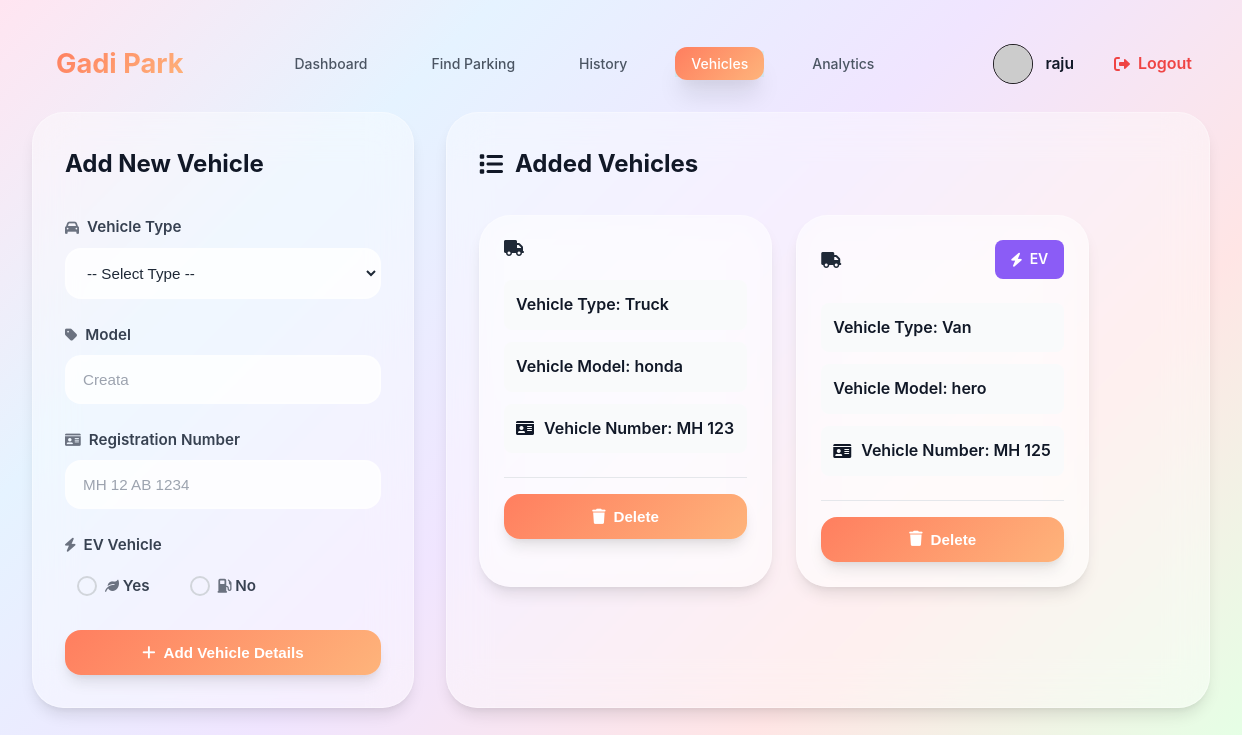
Before: /vehicle (signed in) with the older database file.
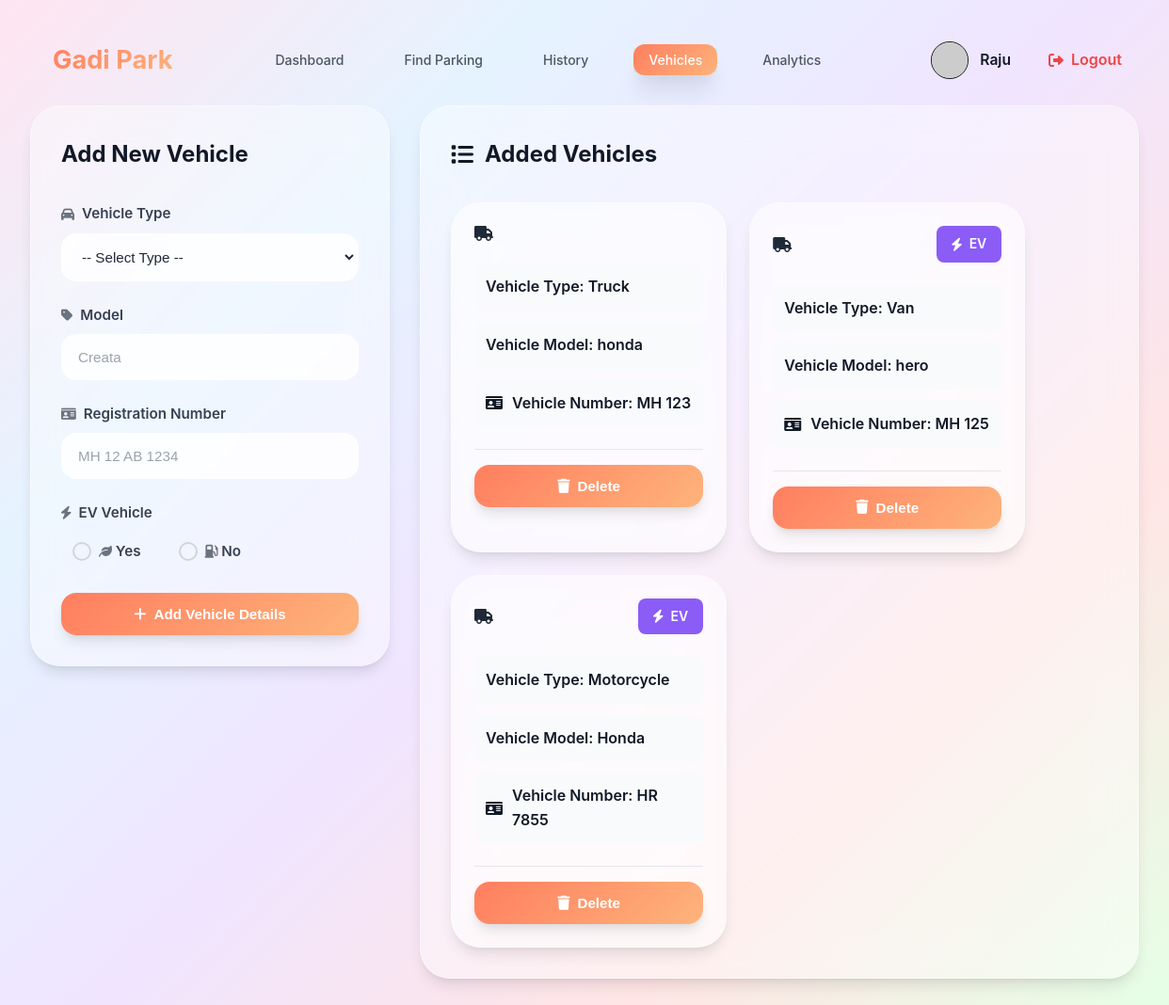
After: the same page with the newer database file.
### models/user.py (models this page shows, shortened)
class User(db.Model):
    __tablename__ = 'users'
    id=db.Column(db.Integer,primary_key=True)
    username=db.Column(db.String(80),unique=True,nullable=False)
    password_hash=db.Column(db.String(128),nullable=False)
    full_name=db.Column(db.String(80),nullable=True)
    is_admin=db.Column(db.Boolean,default=False)
    wallet_balance=db.Column(db.Float,default=0.00)
    total_parkings=db.Column(db.Integer,default=0)
    total_spendings=db.Column(db.Float,default=0)
    registration_date=db.Column(db.DateTime,default=db.func.current_timestamp())

### models/vehicle.py (models this page shows, shortened)
class Vehicle(db.Model):
    __tablename__ = 'vehicles'
    id = db.Column(db.Integer, primary_key=True)
    user_id = db.Column(db.Integer, db.ForeignKey('users.id'), nullable=False)
    type = db.Column(db.String(50), nullable=False)
    model = db.Column(db.String(50),nullable=False)
    registration_number = db.Column(db.String(20),nullable=False,unique=True)
    is_ev= db.Column(db.Boolean,default=False)

### routes/user.py (the view)
@user_bp.route('/vehicle',methods=['POST','GET'])
@login_required
@user_required
def vehicle():
    user=User.query.get(session.get('user_id'))
    if request.method =='POST':
        type=request.form.get('type')
        model=request.form.get('model').title()
        registration_number=request.form.get('registration_number')
        is_ev=request.form.get('is_ev') =='1'
        if not type or not model or not registration_number or is_ev is None:
            flash('All fields are required.', 'error')
            return redirect(url_for('user.vehicle'))
        reg_num=Vehicle.query.filter_by(registration_number=registration_number).first()
        if reg_num:
            flash('Vehicle with this registration number already exists.', 'error')
            return redirect(url_for('user.vehicle'))
        new_vehicle=Vehicle(user_id=user.id,type=type,model=model,registration_number=registration_number,is_ev=is_ev)
        db.session.add(new_vehicle)
        db.session.commit()
        flash('Vehicle added successfully.', 'success')
        return redirect(url_for('user.vehicle'))
    else:
        vehicles=Vehicle.query.filter_by(user_id=user.id).all()
        return render_template('vehicle.html',vehicles=vehicles,user=user)

### Templates/vehicle.html (shortened to what the changed rows need)
{% extends "base.html" %}
{% block style %}
<link rel="stylesheet" href="{{url_for('static',filename='css/base.css')}}">
<link rel="stylesheet" href="{{url_for('static',filename='css/vehicle.css')}}">
<link rel="stylesheet" href="{{url_for('static',filename='css/modal.css')}}">
<link rel="stylesheet" href="https://cdnjs.cloudflare.com/ajax/libs/font-awesome/6.0.0/css/all.min.css">
{% endblock %}
{% block content %}
<div class="vehicle-container">
   {% include "user_navbar.html"%}
    <div class="main">
        <div class="form-section bg">
            <div class="form-card">
                <h2>Add New Vehicle</h2>
            </div>
        </div>
        <div class="vehicles-section bg">
            <h2><i class="fas fa-list"></i> Added Vehicles</h2>
            <div class="vehicles-grid {% if not vehicles %}em"{%endif%}">
                {% if not vehicles %}
                <div class="empty">
                    <h3>No Vehicles Added</h3>
                    <p>Add your first vehicle to get started</p>
                </div>
                {%else%}
                    {% for vehicle in vehicles %}
                    <div class="cards bg">
                        <div class="card-head">
                            <i class="fa-solid fa-truck"></i>
                            {% if vehicle.is_ev %}
                            <div class="ev-badge">
                                <i class="fas fa-bolt"></i>
                                EV
                            </div>
                            {% endif %}
                        </div>
                        <div class="vehicle-details">
                            <h3> Vehicle Type: {{ vehicle.type.title() }}</h3>
                            <h3>Vehicle Model: {{ vehicle.model }}</h3>
                            <h3><i class="fas fa-id-card"></i> Vehicle Number: {{ vehicle.registration_number }}</h3>
                        </div>
                        <form action="{{url_for('user.vehicle_delete')}}" method="POST" class="delete-form">
                            <button type="submit" class="delete-btn btn-style" >
                                <i class="fas fa-trash"></i>
                                Delete
                            </button>
                        </form>
                    </div>
                    {% endfor %}
                {% endif %}
            </div>
        </div>
    </div>
</div>
{% endblock %}

### Templates/user_navbar.html
{%extends "base.html" %}
{%block style%}
<link rel="stylesheet" href="{{url_for('static',filename='css/user_navbar.css')}}">
{%endblock%}
{%block content %}
{% set current_path = request.path %}
<nav class="top-navbar">
        <div class="nav-container">
            <div class="logo">
                <h2>Gadi Park</h2>
            </div>
            <ul class="nav-links">
                <li class="{% if current_path == url_for('user.user_dashboard')%}active{%endif%}"><a href="{{ url_for('user.user_dashboard') }}">Dashboard</a></li>
                <li class="{% if current_path == url_for('user.find_parking')%}active{%endif%}"><a href="{{ url_for('user.find_parking') }}">Find Parking</a></li>
                <li class="{% if current_path == url_for('user_activity.history')%}active{%endif%}"><a href="{{url_for('user_activity.history')}}">History</a></li>
                <li class="{% if current_path == url_for('user.vehicle')%}active{%endif%}"><a href="{{url_for('user.vehicle')}}">Vehicles</a></li>
                <li class="{% if current_path == url_for('user.user_charts')%}active{%endif%}"><a href="{{url_for('user.user_charts')}}">Analytics</a></li>
            </ul>
            <div class="user-actions">
                <a href="{{url_for('profile.profile')}}">
                    <div class="user-profile">
                        <div class="profile-avatar">
                            <img src="https://api.dicebear.com/9.x/open-peeps/svg?seed={{ username }}&backgroundColor=transparent&radius=50"alt="Profile Avatar"class="profile-avatar"/>
                        </div>
                        <span class="user-name">{{ user.full_name }}</span>
                    </div>
                </a>
                <a href="{{url_for('auth.logout')}}" class="logout-btn">
                    <i class="fas fa-sign-out-alt"></i>
                    <span>Logout</span>
                </a>
            </div>
        </div>
    </nav>
{%endblock%}

Changed rows visible on the page:
changed User: full_name "raju" → "Raju"
added Vehicle: is_ev True (drawn), type "Motorcycle", model "Honda", registration_number "HR 7855"
